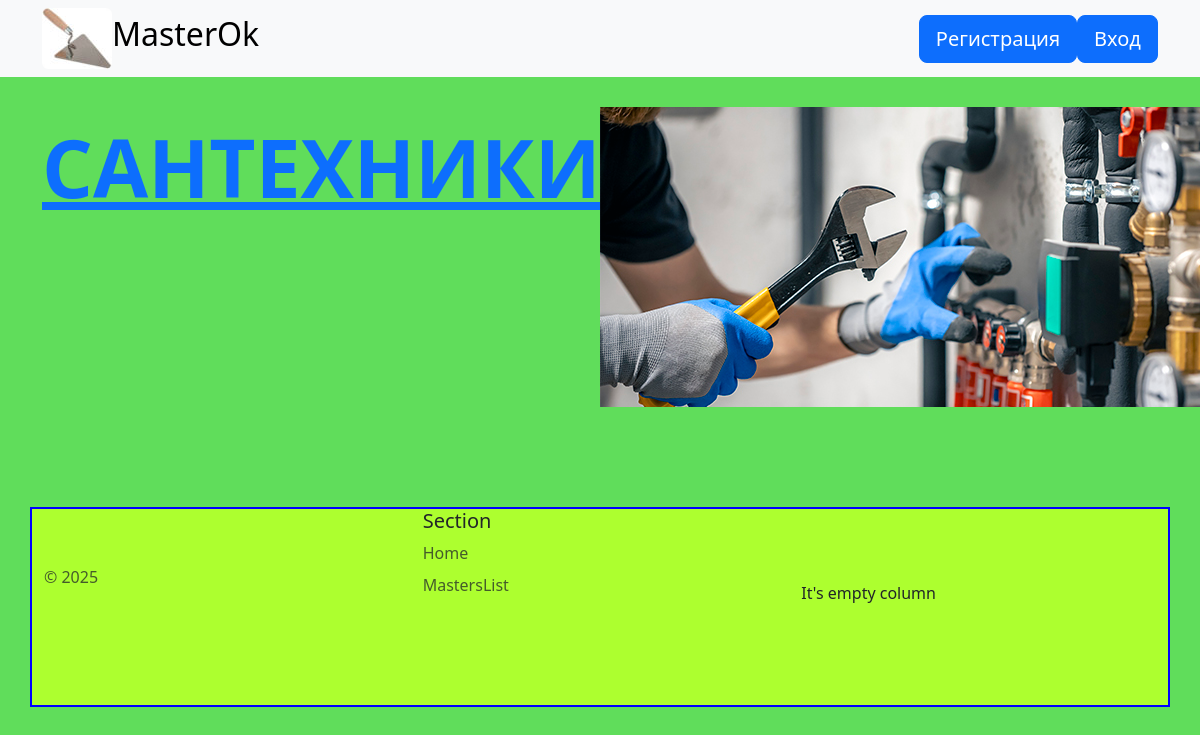
The page /mastersList/plumber on the database its author committed.
### blog/models.py (models this page shows, shortened)
class Masters(models.Model):
    slug = models.SlugField('slug', default='MasterName')
    master = models.CharField('Мастер', max_length=100, unique=True)
    img = models.ImageField(
        'Изображение', default='electrician.jpg', upload_to='img')

### blog/views.py (the view)
# urls.py: path('mastersList/<slug>', views.MasterDetailView.as_view(), name='mastersList'),
class MasterDetailView(DetailView):
    model = Masters
    template_name = 'blog/mastersList.html'

### blog/templates/blog/mastersList.html (shortened to what this page needs)
{% extends 'blog/base.html' %}
{% load static %}
{% block content %}
            <div class="master">
                <div><p>{{ object.master }}</p></div>
                <div><img src="{{ object.img.url }}"></div>
            </div>
{% endblock %}

### blog/static/blog/main.css (style rules this page uses)
body { background: #47d842dc; }
.master { display: flex; justify-content: space-between; margin-top: 30px; container: initial; }
.master p { text-transform: uppercase; text-decoration: underline; font-size: 80px; font-weight: 700; color: #0d6efd; }

### rows shown on the page
Masters: master "САНТЕХНИКИ", img (picture)
